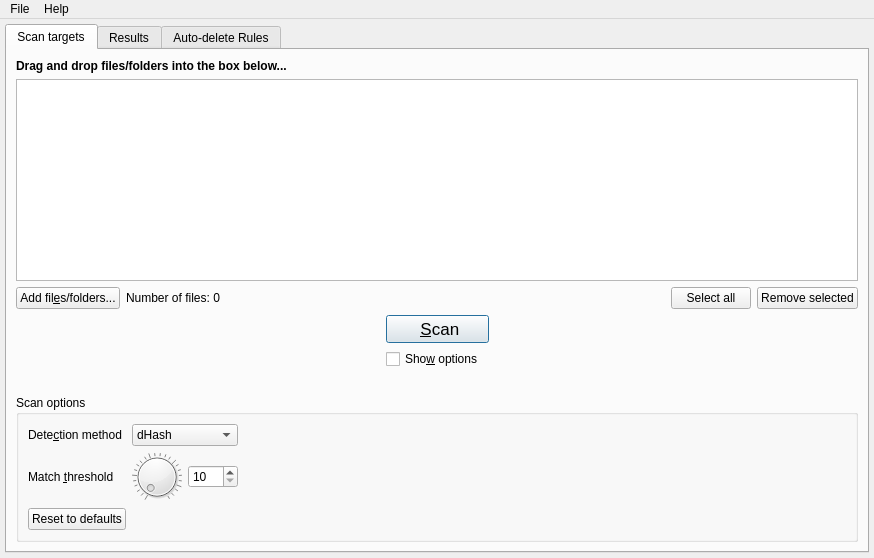
<?xml version="1.0" encoding="UTF-8"?>
<ui version="4.0">
 <class>MainWindow</class>
 <widget class="QMainWindow" name="MainWindow">
  <property name="geometry">
   <rect>
    <x>0</x>
    <y>0</y>
    <width>874</width>
    <height>558</height>
   </rect>
  </property>
  <property name="font">
   <font>
    <family>Segoe UI</family>
    <pointsize>9</pointsize>
   </font>
  </property>
  <widget class="QWidget" name="centralwidget">
   <layout class="QVBoxLayout" name="verticalLayout_2">
    <property name="leftMargin">
     <number>0</number>
    </property>
    <property name="topMargin">
     <number>0</number>
    </property>
    <property name="rightMargin">
     <number>0</number>
    </property>
    <property name="bottomMargin">
     <number>0</number>
    </property>
    <item>
     <widget class="QStackedWidget" name="stackedWidget">
      <property name="currentIndex">
       <number>0</number>
      </property>
      <widget class="QWidget" name="page">
       <layout class="QVBoxLayout" name="verticalLayout_3">
        <property name="leftMargin">
         <number>5</number>
        </property>
        <property name="topMargin">
         <number>5</number>
        </property>
        <property name="rightMargin">
         <number>5</number>
        </property>
        <property name="bottomMargin">
         <number>5</number>
        </property>
        <item>
         <widget class="QTabWidget" name="tabWidget">
          <property name="currentIndex">
           <number>0</number>
          </property>
          <widget class="QWidget" name="tab_targets">
           <attribute name="title">
            <string>Scan targets</string>
           </attribute>
           <layout class="QVBoxLayout" name="verticalLayout_4">
            <property name="spacing">
             <number>6</number>
            </property>
            <property name="leftMargin">
             <number>9</number>
            </property>
            <property name="topMargin">
             <number>9</number>
            </property>
            <property name="rightMargin">
             <number>9</number>
            </property>
            <property name="bottomMargin">
             <number>9</number>
            </property>
            <item>
             <widget class="QLabel" name="label_8">
              <property name="font">
               <font>
                <weight>75</weight>
                <bold>true</bold>
               </font>
              </property>
              <property name="text">
               <string>Drag and drop files/folders into the box below...</string>
              </property>
             </widget>
            </item>
            <item>
             <widget class="DragDropListWidget" name="listWidget_targets">
              <property name="editTriggers">
               <set>QAbstractItemView::NoEditTriggers</set>
              </property>
              <property name="selectionMode">
               <enum>QAbstractItemView::ExtendedSelection</enum>
              </property>
              <property name="textElideMode">
               <enum>Qt::ElideMiddle</enum>
              </property>
              <property name="uniformItemSizes">
               <bool>true</bool>
              </property>
             </widget>
            </item>
            <item>
             <layout class="QHBoxLayout" name="horizontalLayout">
              <item>
               <widget class="QPushButton" name="pushButton_addFilesFolders">
                <property name="text">
                 <string>Add fil&amp;es/folders...</string>
                </property>
               </widget>
              </item>
              <item>
               <widget class="QLabel" name="label_no_of_items">
                <property name="text">
                 <string>Number of files: 0</string>
                </property>
               </widget>
              </item>
              <item>
               <spacer name="horizontalSpacer_7">
                <property name="orientation">
                 <enum>Qt::Horizontal</enum>
                </property>
                <property name="sizeHint" stdset="0">
                 <size>
                  <width>40</width>
                  <height>20</height>
                 </size>
                </property>
               </spacer>
              </item>
              <item>
               <widget class="QPushButton" name="pushButton_selectAll">
                <property name="text">
                 <string>Select all</string>
                </property>
               </widget>
              </item>
              <item>
               <widget class="QPushButton" name="pushButton_removeSelected">
                <property name="text">
                 <string>Remove selected</string>
                </property>
               </widget>
              </item>
             </layout>
            </item>
            <item>
             <layout class="QGridLayout" name="gridLayout_3">
              <item row="3" column="0" colspan="4">
               <widget class="QGroupBox" name="groupBox_scanOptions">
                <property name="title">
                 <string>Scan options</string>
                </property>
                <layout class="QGridLayout" name="gridLayout_4">
                 <item row="1" column="0">
                  <widget class="QLabel" name="label_3">
                   <property name="text">
                    <string>Match &amp;threshold</string>
                   </property>
                   <property name="buddy">
                    <cstring>dial_threshold</cstring>
                   </property>
                  </widget>
                 </item>
                 <item row="1" column="2">
                  <widget class="QSpinBox" name="spinBox_threshold">
                   <property name="minimum">
                    <number>10</number>
                   </property>
                   <property name="maximum">
                    <number>100</number>
                   </property>
                   <property name="value">
                    <number>10</number>
                   </property>
                  </widget>
                 </item>
                 <item row="1" column="3">
                  <spacer name="horizontalSpacer_6">
                   <property name="orientation">
                    <enum>Qt::Horizontal</enum>
                   </property>
                   <property name="sizeHint" stdset="0">
                    <size>
                     <width>40</width>
                     <height>20</height>
                    </size>
                   </property>
                  </spacer>
                 </item>
                 <item row="0" column="1" colspan="2">
                  <widget class="QComboBox" name="comboBox_algorithm">
                   <item>
                    <property name="text">
                     <string>dHash</string>
                    </property>
                   </item>
                   <item>
                    <property name="text">
                     <string>pHash</string>
                    </property>
                   </item>
                   <item>
                    <property name="text">
                     <string>pHash-simple</string>
                    </property>
                   </item>
                   <item>
                    <property name="text">
                     <string>aHash</string>
                    </property>
                   </item>
                   <item>
                    <property name="text">
                     <string>wHash</string>
                    </property>
                   </item>
                  </widget>
                 </item>
                 <item row="1" column="1">
                  <widget class="QDial" name="dial_threshold">
                   <property name="minimumSize">
                    <size>
                     <width>50</width>
                     <height>50</height>
                    </size>
                   </property>
                   <property name="maximumSize">
                    <size>
                     <width>50</width>
                     <height>50</height>
                    </size>
                   </property>
                   <property name="minimum">
                    <number>10</number>
                   </property>
                   <property name="maximum">
                    <number>100</number>
                   </property>
                   <property name="value">
                    <number>10</number>
                   </property>
                   <property name="notchesVisible">
                    <bool>true</bool>
                   </property>
                  </widget>
                 </item>
                 <item row="0" column="0">
                  <widget class="QLabel" name="label_2">
                   <property name="text">
                    <string>Dete&amp;ction method</string>
                   </property>
                   <property name="buddy">
                    <cstring>comboBox_algorithm</cstring>
                   </property>
                  </widget>
                 </item>
                 <item row="2" column="0">
                  <widget class="QPushButton" name="pushButton_resetScanOptions">
                   <property name="text">
                    <string>Reset to defaults</string>
                   </property>
                  </widget>
                 </item>
                </layout>
               </widget>
              </item>
              <item row="0" column="3">
               <spacer name="horizontalSpacer_3">
                <property name="orientation">
                 <enum>Qt::Horizontal</enum>
                </property>
                <property name="sizeHint" stdset="0">
                 <size>
                  <width>40</width>
                  <height>20</height>
                 </size>
                </property>
               </spacer>
              </item>
              <item row="0" column="1" colspan="2">
               <widget class="QPushButton" name="pushButton_scan">
                <property name="font">
                 <font>
                  <pointsize>13</pointsize>
                 </font>
                </property>
                <property name="text">
                 <string> &amp;Scan</string>
                </property>
                <property name="autoDefault">
                 <bool>true</bool>
                </property>
                <property name="default">
                 <bool>true</bool>
                </property>
               </widget>
              </item>
              <item row="0" column="0">
               <spacer name="horizontalSpacer_4">
                <property name="orientation">
                 <enum>Qt::Horizontal</enum>
                </property>
                <property name="sizeHint" stdset="0">
                 <size>
                  <width>40</width>
                  <height>20</height>
                 </size>
                </property>
               </spacer>
              </item>
              <item row="1" column="1">
               <widget class="QCheckBox" name="checkBox_showOptions">
                <property name="text">
                 <string>Sho&amp;w options</string>
                </property>
               </widget>
              </item>
              <item row="2" column="0" colspan="4">
               <spacer name="horizontalSpacer_2">
                <property name="orientation">
                 <enum>Qt::Horizontal</enum>
                </property>
                <property name="sizeHint" stdset="0">
                 <size>
                  <width>40</width>
                  <height>20</height>
                 </size>
                </property>
               </spacer>
              </item>
             </layout>
            </item>
           </layout>
          </widget>
          <widget class="QWidget" name="tab_results">
           <attribute name="title">
            <string>Results</string>
           </attribute>
           <layout class="QVBoxLayout" name="verticalLayout_8">
            <property name="spacing">
             <number>6</number>
            </property>
            <property name="leftMargin">
             <number>9</number>
            </property>
            <property name="topMargin">
             <number>9</number>
            </property>
            <property name="rightMargin">
             <number>9</number>
            </property>
            <property name="bottomMargin">
             <number>9</number>
            </property>
            <item>
             <widget class="QSplitter" name="splitter">
              <property name="orientation">
               <enum>Qt::Vertical</enum>
              </property>
              <property name="childrenCollapsible">
               <bool>false</bool>
              </property>
              <widget class="QFrame" name="horizontalFrame">
               <layout class="QHBoxLayout" name="horizontalLayout_2">
                <property name="leftMargin">
                 <number>0</number>
                </property>
                <property name="topMargin">
                 <number>0</number>
                </property>
                <property name="rightMargin">
                 <number>0</number>
                </property>
                <property name="bottomMargin">
                 <number>0</number>
                </property>
                <item>
                 <widget class="QFrame" name="frame_img1">
                  <layout class="QVBoxLayout" name="verticalLayout">
                   <property name="spacing">
                    <number>4</number>
                   </property>
                   <property name="leftMargin">
                    <number>0</number>
                   </property>
                   <property name="topMargin">
                    <number>0</number>
                   </property>
                   <property name="rightMargin">
                    <number>0</number>
                   </property>
                   <property name="bottomMargin">
                    <number>0</number>
                   </property>
                   <item>
                    <layout class="QGridLayout" name="gridLayout_img1">
                     <item row="2" column="2">
                      <widget class="QPushButton" name="pushButton_img1Delete">
                       <property name="toolTip">
                        <string>Send the file to the recycle bin</string>
                       </property>
                       <property name="text">
                        <string>Recycle (Z)</string>
                       </property>
                       <property name="shortcut">
                        <string>Z</string>
                       </property>
                      </widget>
                     </item>
                     <item row="2" column="1">
                      <widget class="QLabel" name="label_img1Dimension">
                       <property name="sizePolicy">
                        <sizepolicy hsizetype="MinimumExpanding" vsizetype="Preferred">
                         <horstretch>0</horstretch>
                         <verstretch>0</verstretch>
                        </sizepolicy>
                       </property>
                       <property name="text">
                        <string/>
                       </property>
                      </widget>
                     </item>
                     <item row="2" column="3">
                      <widget class="QPushButton" name="pushButton_img1OpenFolder">
                       <property name="toolTip">
                        <string>Open the folder that contains the image</string>
                       </property>
                       <property name="text">
                        <string>Open folder</string>
                       </property>
                      </widget>
                     </item>
                     <item row="1" column="0">
                      <widget class="QLabel" name="label_5">
                       <property name="sizePolicy">
                        <sizepolicy hsizetype="Maximum" vsizetype="Preferred">
                         <horstretch>0</horstretch>
                         <verstretch>0</verstretch>
                        </sizepolicy>
                       </property>
                       <property name="text">
                        <string>Size:</string>
                       </property>
                      </widget>
                     </item>
                     <item row="0" column="0">
                      <widget class="QLabel" name="label_7">
                       <property name="sizePolicy">
                        <sizepolicy hsizetype="Maximum" vsizetype="Preferred">
                         <horstretch>0</horstretch>
                         <verstretch>0</verstretch>
                        </sizepolicy>
                       </property>
                       <property name="text">
                        <string>Name:</string>
                       </property>
                      </widget>
                     </item>
                     <item row="2" column="0">
                      <widget class="QLabel" name="label_4">
                       <property name="sizePolicy">
                        <sizepolicy hsizetype="Maximum" vsizetype="Preferred">
                         <horstretch>0</horstretch>
                         <verstretch>0</verstretch>
                        </sizepolicy>
                       </property>
                       <property name="text">
                        <string>Dimension:</string>
                       </property>
                      </widget>
                     </item>
                     <item row="0" column="1" colspan="4">
                      <widget class="ElidedLabel" name="label_img1Name">
                       <property name="sizePolicy">
                        <sizepolicy hsizetype="Ignored" vsizetype="Preferred">
                         <horstretch>0</horstretch>
                         <verstretch>0</verstretch>
                        </sizepolicy>
                       </property>
                       <property name="text">
                        <string/>
                       </property>
                      </widget>
                     </item>
                     <item row="1" column="1" colspan="4">
                      <widget class="QLabel" name="label_img1Size">
                       <property name="sizePolicy">
                        <sizepolicy hsizetype="Ignored" vsizetype="Preferred">
                         <horstretch>0</horstretch>
                         <verstretch>0</verstretch>
                        </sizepolicy>
                       </property>
                       <property name="text">
                        <string/>
                       </property>
                      </widget>
                     </item>
                     <item row="2" column="4">
                      <widget class="QPushButton" name="pushButton_rotateImg1">
                       <property name="toolTip">
                        <string>Rotate right</string>
                       </property>
                       <property name="text">
                        <string/>
                       </property>
                      </widget>
                     </item>
                    </layout>
                   </item>
                  </layout>
                 </widget>
                </item>
                <item>
                 <layout class="QVBoxLayout" name="verticalLayout_7">
                  <property name="topMargin">
                   <number>0</number>
                  </property>
                  <property name="rightMargin">
                   <number>0</number>
                  </property>
                  <property name="bottomMargin">
                   <number>0</number>
                  </property>
                  <item>
                   <spacer name="verticalSpacer_5">
                    <property name="orientation">
                     <enum>Qt::Vertical</enum>
                    </property>
                    <property name="sizeHint" stdset="0">
                     <size>
                      <width>20</width>
                      <height>40</height>
                     </size>
                    </property>
                   </spacer>
                  </item>
                  <item>
                   <layout class="QVBoxLayout" name="verticalLayout_5">
                    <item>
                     <widget class="QLabel" name="label">
                      <property name="text">
                       <string>Similarity</string>
                      </property>
                      <property name="alignment">
                       <set>Qt::AlignCenter</set>
                      </property>
                     </widget>
                    </item>
                    <item>
                     <widget class="QLabel" name="label_similarity">
                      <property name="font">
                       <font>
                        <pointsize>15</pointsize>
                        <weight>75</weight>
                        <bold>true</bold>
                       </font>
                      </property>
                      <property name="text">
                       <string/>
                      </property>
                      <property name="alignment">
                       <set>Qt::AlignCenter</set>
                      </property>
                     </widget>
                    </item>
                   </layout>
                  </item>
                  <item>
                   <widget class="QPushButton" name="pushButton_swap">
                    <property name="minimumSize">
                     <size>
                      <width>0</width>
                      <height>25</height>
                     </size>
                    </property>
                    <property name="maximumSize">
                     <size>
                      <width>16777215</width>
                      <height>25</height>
                     </size>
                    </property>
                    <property name="toolTip">
                     <string>Swap the image on the left with the right one</string>
                    </property>
                    <property name="text">
                     <string> S&amp;wap</string>
                    </property>
                   </widget>
                  </item>
                  <item>
                   <spacer name="horizontalSpacer_9">
                    <property name="orientation">
                     <enum>Qt::Horizontal</enum>
                    </property>
                    <property name="sizeType">
                     <enum>QSizePolicy::Ignored</enum>
                    </property>
                    <property name="sizeHint" stdset="0">
                     <size>
                      <width>40</width>
                      <height>20</height>
                     </size>
                    </property>
                   </spacer>
                  </item>
                  <item>
                   <widget class="QPushButton" name="pushButton_delBoth">
                    <property name="minimumSize">
                     <size>
                      <width>0</width>
                      <height>25</height>
                     </size>
                    </property>
                    <property name="maximumSize">
                     <size>
                      <width>16777215</width>
                      <height>25</height>
                     </size>
                    </property>
                    <property name="text">
                     <string>&amp;Delete both</string>
                    </property>
                   </widget>
                  </item>
                  <item>
                   <widget class="QToolButton" name="toolButton_autoDel">
                    <property name="text">
                     <string>Auto-delete (A)</string>
                    </property>
                    <property name="shortcut">
                     <string>A</string>
                    </property>
                    <property name="popupMode">
                     <enum>QToolButton::MenuButtonPopup</enum>
                    </property>
                    <property name="toolButtonStyle">
                     <enum>Qt::ToolButtonTextUnderIcon</enum>
                    </property>
                   </widget>
                  </item>
                  <item>
                   <spacer name="verticalSpacer_4">
                    <property name="orientation">
                     <enum>Qt::Vertical</enum>
                    </property>
                    <property name="sizeHint" stdset="0">
                     <size>
                      <width>20</width>
                      <height>40</height>
                     </size>
                    </property>
                   </spacer>
                  </item>
                 </layout>
                </item>
                <item>
                 <widget class="QFrame" name="frame_img2">
                  <layout class="QVBoxLayout" name="verticalLayout_6">
                   <property name="spacing">
                    <number>4</number>
                   </property>
                   <property name="leftMargin">
                    <number>0</number>
                   </property>
                   <property name="topMargin">
                    <number>0</number>
                   </property>
                   <property name="rightMargin">
                    <number>0</number>
                   </property>
                   <property name="bottomMargin">
                    <number>0</number>
                   </property>
                   <item>
                    <layout class="QGridLayout" name="gridLayout_img2">
                     <item row="2" column="1">
                      <widget class="QLabel" name="label_img2Dimension">
                       <property name="sizePolicy">
                        <sizepolicy hsizetype="MinimumExpanding" vsizetype="Preferred">
                         <horstretch>0</horstretch>
                         <verstretch>0</verstretch>
                        </sizepolicy>
                       </property>
                       <property name="text">
                        <string/>
                       </property>
                      </widget>
                     </item>
                     <item row="2" column="0">
                      <widget class="QLabel" name="label_11">
                       <property name="sizePolicy">
                        <sizepolicy hsizetype="Maximum" vsizetype="Preferred">
                         <horstretch>0</horstretch>
                         <verstretch>0</verstretch>
                        </sizepolicy>
                       </property>
                       <property name="text">
                        <string>Dimension:</string>
                       </property>
                      </widget>
                     </item>
                     <item row="0" column="0">
                      <widget class="QLabel" name="label_13">
                       <property name="sizePolicy">
                        <sizepolicy hsizetype="Maximum" vsizetype="Preferred">
                         <horstretch>0</horstretch>
                         <verstretch>0</verstretch>
                        </sizepolicy>
                       </property>
                       <property name="text">
                        <string>Name:</string>
                       </property>
                      </widget>
                     </item>
                     <item row="2" column="2">
                      <widget class="QPushButton" name="pushButton_img2Delete">
                       <property name="toolTip">
                        <string>Send the file to the recycle bin</string>
                       </property>
                       <property name="text">
                        <string>Recycle (M)</string>
                       </property>
                       <property name="shortcut">
                        <string>M</string>
                       </property>
                      </widget>
                     </item>
                     <item row="2" column="3">
                      <widget class="QPushButton" name="pushButton_img2OpenFolder">
                       <property name="toolTip">
                        <string>Open the folder that contains the image</string>
                       </property>
                       <property name="text">
                        <string>Open folder</string>
                       </property>
                      </widget>
                     </item>
                     <item row="2" column="4">
                      <widget class="QPushButton" name="pushButton_rotateImg2">
                       <property name="toolTip">
                        <string>Rotate right</string>
                       </property>
                       <property name="text">
                        <string/>
                       </property>
                      </widget>
                     </item>
                     <item row="0" column="1" colspan="4">
                      <widget class="ElidedLabel" name="label_img2Name">
                       <property name="sizePolicy">
                        <sizepolicy hsizetype="Ignored" vsizetype="Preferred">
                         <horstretch>0</horstretch>
                         <verstretch>0</verstretch>
                        </sizepolicy>
                       </property>
                       <property name="text">
                        <string/>
                       </property>
                      </widget>
                     </item>
                     <item row="1" column="0">
                      <widget class="QLabel" name="label_12">
                       <property name="sizePolicy">
                        <sizepolicy hsizetype="Maximum" vsizetype="Preferred">
                         <horstretch>0</horstretch>
                         <verstretch>0</verstretch>
                        </sizepolicy>
                       </property>
                       <property name="text">
                        <string>Size:</string>
                       </property>
                      </widget>
                     </item>
                     <item row="1" column="1" colspan="4">
                      <widget class="QLabel" name="label_img2Size">
                       <property name="sizePolicy">
                        <sizepolicy hsizetype="Ignored" vsizetype="Preferred">
                         <horstretch>0</horstretch>
                         <verstretch>0</verstretch>
                        </sizepolicy>
                       </property>
                       <property name="text">
                        <string/>
                       </property>
                      </widget>
                     </item>
                    </layout>
                   </item>
                  </layout>
                 </widget>
                </item>
               </layout>
              </widget>
              <widget class="CustomTableView" name="tableView_results">
               <property name="editTriggers">
                <set>QAbstractItemView::NoEditTriggers</set>
               </property>
               <property name="selectionMode">
                <enum>QAbstractItemView::SingleSelection</enum>
               </property>
               <property name="selectionBehavior">
                <enum>QAbstractItemView::SelectRows</enum>
               </property>
               <property name="gridStyle">
                <enum>Qt::NoPen</enum>
               </property>
               <property name="sortingEnabled">
                <bool>true</bool>
               </property>
               <attribute name="verticalHeaderDefaultSectionSize">
                <number>23</number>
               </attribute>
               <attribute name="verticalHeaderMinimumSectionSize">
                <number>23</number>
               </attribute>
              </widget>
             </widget>
            </item>
           </layout>
          </widget>
          <widget class="QWidget" name="tab_autoDelRules">
           <attribute name="title">
            <string>Auto-delete Rules</string>
           </attribute>
           <layout class="QGridLayout" name="gridLayout_2">
            <property name="leftMargin">
             <number>9</number>
            </property>
            <property name="topMargin">
             <number>9</number>
            </property>
            <property name="rightMargin">
             <number>9</number>
            </property>
            <property name="bottomMargin">
             <number>9</number>
            </property>
            <property name="spacing">
             <number>6</number>
            </property>
            <item row="2" column="1">
             <widget class="QPushButton" name="pushButton_down">
              <property name="sizePolicy">
               <sizepolicy hsizetype="Fixed" vsizetype="Fixed">
                <horstretch>0</horstretch>
                <verstretch>0</verstretch>
               </sizepolicy>
              </property>
              <property name="minimumSize">
               <size>
                <width>30</width>
                <height>30</height>
               </size>
              </property>
              <property name="maximumSize">
               <size>
                <width>30</width>
                <height>30</height>
               </size>
              </property>
              <property name="text">
               <string/>
              </property>
              <property name="iconSize">
               <size>
                <width>24</width>
                <height>24</height>
               </size>
              </property>
             </widget>
            </item>
            <item row="3" column="1">
             <spacer name="verticalSpacer_6">
              <property name="orientation">
               <enum>Qt::Vertical</enum>
              </property>
              <property name="sizeHint" stdset="0">
               <size>
                <width>20</width>
                <height>40</height>
               </size>
              </property>
             </spacer>
            </item>
            <item row="1" column="1">
             <widget class="QPushButton" name="pushButton_up">
              <property name="sizePolicy">
               <sizepolicy hsizetype="Fixed" vsizetype="Fixed">
                <horstretch>0</horstretch>
                <verstretch>0</verstretch>
               </sizepolicy>
              </property>
              <property name="minimumSize">
               <size>
                <width>30</width>
                <height>30</height>
               </size>
              </property>
              <property name="maximumSize">
               <size>
                <width>30</width>
                <height>30</height>
               </size>
              </property>
              <property name="text">
               <string/>
              </property>
              <property name="iconSize">
               <size>
                <width>22</width>
                <height>22</height>
               </size>
              </property>
             </widget>
            </item>
            <item row="1" column="0" rowspan="3">
             <widget class="DragOrderableList" name="listWidget_autoDelRules">
              <property name="uniformItemSizes">
               <bool>true</bool>
              </property>
              <item>
               <property name="text">
                <string>Image with smaller width</string>
               </property>
              </item>
              <item>
               <property name="text">
                <string>Image with smaller height</string>
               </property>
              </item>
              <item>
               <property name="text">
                <string>Image with smaller dimension (width x height)</string>
               </property>
              </item>
              <item>
               <property name="text">
                <string>Image with smaller file size</string>
               </property>
              </item>
              <item>
               <property name="text">
                <string>Image with larger width</string>
               </property>
              </item>
              <item>
               <property name="text">
                <string>Image with larger height</string>
               </property>
              </item>
              <item>
               <property name="text">
                <string>Image with larger file size</string>
               </property>
              </item>
              <item>
               <property name="text">
                <string>Image with larger dimension (width x height)</string>
               </property>
              </item>
              <item>
               <property name="text">
                <string>Image on the left</string>
               </property>
              </item>
              <item>
               <property name="text">
                <string>Image on the right</string>
               </property>
              </item>
             </widget>
            </item>
            <item row="0" column="0" colspan="2">
             <widget class="QLabel" name="label_6">
              <property name="text">
               <string>&lt;html&gt;&lt;head/&gt;&lt;body&gt;&lt;p&gt;&lt;span style=&quot; font-weight:600;&quot;&gt;Auto-deletion is based on the following rules. The rules will be attempted in the order in which they are arranged. If a rule fails, the next one will be tried.&lt;/span&gt;&lt;/p&gt;&lt;p&gt;Drag the elements to reorder the list (or use the buttons)&lt;/p&gt;&lt;/body&gt;&lt;/html&gt;</string>
              </property>
              <property name="wordWrap">
               <bool>true</bool>
              </property>
             </widget>
            </item>
           </layout>
          </widget>
         </widget>
        </item>
       </layout>
      </widget>
      <widget class="QWidget" name="page_2">
       <layout class="QGridLayout" name="gridLayout">
        <item row="2" column="1">
         <widget class="QProgressBar" name="progressBar_operation">
          <property name="minimumSize">
           <size>
            <width>450</width>
            <height>0</height>
           </size>
          </property>
          <property name="maximum">
           <number>0</number>
          </property>
          <property name="value">
           <number>-1</number>
          </property>
          <property name="alignment">
           <set>Qt::AlignCenter</set>
          </property>
         </widget>
        </item>
        <item row="2" column="3">
         <spacer name="horizontalSpacer_5">
          <property name="orientation">
           <enum>Qt::Horizontal</enum>
          </property>
          <property name="sizeHint" stdset="0">
           <size>
            <width>40</width>
            <height>20</height>
           </size>
          </property>
         </spacer>
        </item>
        <item row="2" column="0">
         <spacer name="horizontalSpacer">
          <property name="orientation">
           <enum>Qt::Horizontal</enum>
          </property>
          <property name="sizeHint" stdset="0">
           <size>
            <width>40</width>
            <height>20</height>
           </size>
          </property>
         </spacer>
        </item>
        <item row="3" column="1">
         <layout class="QHBoxLayout" name="horizontalLayout_3">
          <item>
           <spacer name="horizontalSpacer_8">
            <property name="orientation">
             <enum>Qt::Horizontal</enum>
            </property>
            <property name="sizeHint" stdset="0">
             <size>
              <width>40</width>
              <height>20</height>
             </size>
            </property>
           </spacer>
          </item>
          <item>
           <widget class="QPushButton" name="pushButton_cancelOperation">
            <property name="text">
             <string>&amp;Cancel</string>
            </property>
           </widget>
          </item>
         </layout>
        </item>
        <item row="0" column="1">
         <spacer name="verticalSpacer">
          <property name="orientation">
           <enum>Qt::Vertical</enum>
          </property>
          <property name="sizeHint" stdset="0">
           <size>
            <width>20</width>
            <height>40</height>
           </size>
          </property>
         </spacer>
        </item>
        <item row="5" column="1">
         <spacer name="verticalSpacer_2">
          <property name="orientation">
           <enum>Qt::Vertical</enum>
          </property>
          <property name="sizeHint" stdset="0">
           <size>
            <width>20</width>
            <height>40</height>
           </size>
          </property>
         </spacer>
        </item>
        <item row="1" column="1">
         <widget class="QLabel" name="label_operationLabel">
          <property name="text">
           <string>Analyzing images...</string>
          </property>
         </widget>
        </item>
       </layout>
      </widget>
     </widget>
    </item>
   </layout>
  </widget>
  <widget class="QMenuBar" name="menuBar">
   <property name="geometry">
    <rect>
     <x>0</x>
     <y>0</y>
     <width>874</width>
     <height>21</height>
    </rect>
   </property>
   <widget class="QMenu" name="menuFile">
    <property name="title">
     <string>File</string>
    </property>
    <addaction name="actionToggle_theme"/>
    <addaction name="separator"/>
    <addaction name="actionExit"/>
   </widget>
   <widget class="QMenu" name="menuHelp">
    <property name="title">
     <string>Help</string>
    </property>
    <addaction name="actionAbout"/>
   </widget>
   <addaction name="menuFile"/>
   <addaction name="menuHelp"/>
  </widget>
  <action name="actionExit">
   <property name="text">
    <string>E&amp;xit</string>
   </property>
  </action>
  <action name="actionAbout">
   <property name="text">
    <string>&amp;About</string>
   </property>
  </action>
  <action name="actionToggle_theme">
   <property name="text">
    <string>&amp;Toggle theme</string>
   </property>
  </action>
 </widget>
 <customwidgets>
  <customwidget>
   <class>DragDropListWidget</class>
   <extends>QListWidget</extends>
   <header>dragdroplistwidget.h</header>
  </customwidget>
  <customwidget>
   <class>ElidedLabel</class>
   <extends>QLabel</extends>
   <header>elidedlabel.h</header>
  </customwidget>
  <customwidget>
   <class>DragOrderableList</class>
   <extends>QListWidget</extends>
   <header>dragorderablelist.h</header>
  </customwidget>
  <customwidget>
   <class>CustomTableView</class>
   <extends>QTableView</extends>
   <header>customtableview.h</header>
  </customwidget>
 </customwidgets>
 <tabstops>
  <tabstop>listWidget_targets</tabstop>
  <tabstop>pushButton_addFilesFolders</tabstop>
  <tabstop>pushButton_selectAll</tabstop>
  <tabstop>pushButton_removeSelected</tabstop>
  <tabstop>pushButton_scan</tabstop>
  <tabstop>checkBox_showOptions</tabstop>
  <tabstop>comboBox_algorithm</tabstop>
  <tabstop>dial_threshold</tabstop>
  <tabstop>spinBox_threshold</tabstop>
  <tabstop>pushButton_resetScanOptions</tabstop>
  <tabstop>tabWidget</tabstop>
  <tabstop>pushButton_swap</tabstop>
  <tabstop>pushButton_delBoth</tabstop>
  <tabstop>toolButton_autoDel</tabstop>
  <tabstop>pushButton_img1Delete</tabstop>
  <tabstop>pushButton_img1OpenFolder</tabstop>
  <tabstop>pushButton_rotateImg1</tabstop>
  <tabstop>pushButton_img2Delete</tabstop>
  <tabstop>pushButton_img2OpenFolder</tabstop>
  <tabstop>pushButton_rotateImg2</tabstop>
  <tabstop>tableView_results</tabstop>
  <tabstop>listWidget_autoDelRules</tabstop>
  <tabstop>pushButton_up</tabstop>
  <tabstop>pushButton_down</tabstop>
  <tabstop>pushButton_cancelOperation</tabstop>
 </tabstops>
 <resources/>
 <connections>
  <connection>
   <sender>dial_threshold</sender>
   <signal>valueChanged(int)</signal>
   <receiver>spinBox_threshold</receiver>
   <slot>setValue(int)</slot>
   <hints>
    <hint type="sourcelabel">
     <x>169</x>
     <y>483</y>
    </hint>
    <hint type="destinationlabel">
     <x>226</x>
     <y>486</y>
    </hint>
   </hints>
  </connection>
  <connection>
   <sender>spinBox_threshold</sender>
   <signal>valueChanged(int)</signal>
   <receiver>dial_threshold</receiver>
   <slot>setValue(int)</slot>
   <hints>
    <hint type="sourcelabel">
     <x>229</x>
     <y>484</y>
    </hint>
    <hint type="destinationlabel">
     <x>182</x>
     <y>486</y>
    </hint>
   </hints>
  </connection>
  <connection>
   <sender>checkBox_showOptions</sender>
   <signal>toggled(bool)</signal>
   <receiver>groupBox_scanOptions</receiver>
   <slot>setVisible(bool)</slot>
   <hints>
    <hint type="sourcelabel">
     <x>429</x>
     <y>390</y>
    </hint>
    <hint type="destinationlabel">
     <x>75</x>
     <y>417</y>
    </hint>
   </hints>
  </connection>
 </connections>
</ui>
